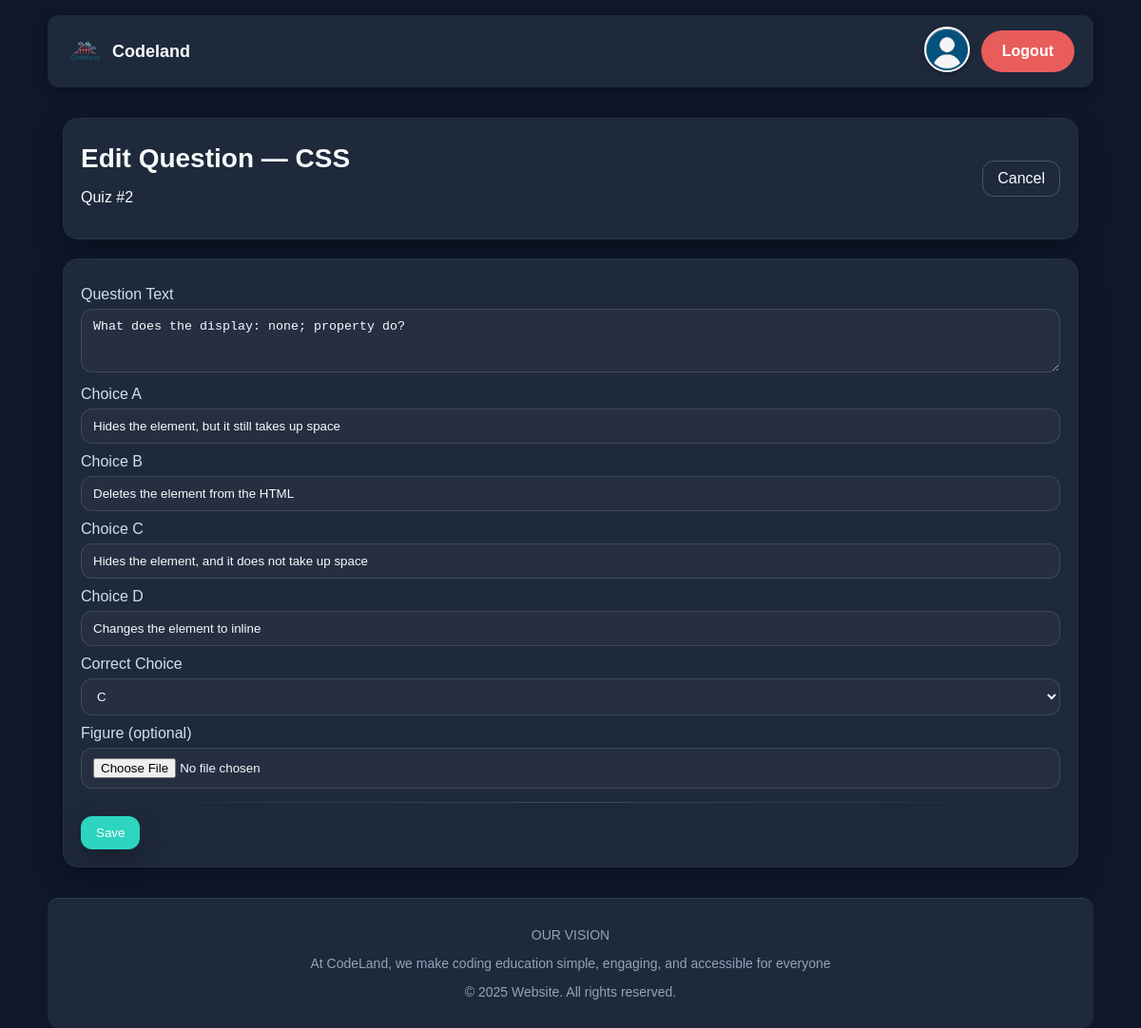
The page /edit-question.php?questionID=9&quizID=2 (signed in) on the database its author committed.
### tables this page shows
CREATE TABLE `quizquestion` (
  `id` int(11) NOT NULL,
  `quizID` int(11) DEFAULT NULL,
  `question` text,
  `questionFigureFileName` varchar(100) DEFAULT NULL,
  `answerA` text,
  `answerB` text,
  `answerC` text,
  `answerD` text,
  `correctAnswer` enum('A','B','C','D') NOT NULL
);

CREATE TABLE `topic` (
  `id` int(11) NOT NULL,
  `topicName` varchar(100) DEFAULT NULL
);

### edit-question.php (the view, shortened to what this page needs)
<?php
require_once 'db_config.php';
$conn->set_charset('utf8mb4'); function h($v){ return htmlspecialchars((string)$v,ENT_QUOTES,'UTF-8'); }
$educatorId=(int)$_SESSION['user_id'];
$questionID=filter_input(INPUT_GET,'questionID',FILTER_VALIDATE_INT);
$quizID=filter_input(INPUT_GET,'quizID',FILTER_VALIDATE_INT);
$sql="SELECT qq.*, q.educatorID, t.topicName FROM quizquestion qq
      JOIN quiz q ON q.id=qq.quizID
      JOIN topic t ON t.id=q.topicID
      WHERE qq.id=? AND qq.quizID=? AND q.educatorID=?";
$st=$conn->prepare($sql); $st->bind_param("iii",$questionID,$quizID,$educatorId);
$st->execute(); $row=$st->get_result()->fetch_assoc(); $st->close();
$pf=$_SESSION['photoFileName']??''; $avatar='images/educatorUser.jpeg';
foreach(['uploads/users/','uploads/'] as $root){ $abs=__DIR__.'/'.$root.$pf; if($pf && is_file($abs)){ $avatar=$root.$pf.'?v='.@filemtime($abs); break; } }
$selIndex=array_search($row['correctAnswer'],['A','B','C','D'],true); if($selIndex===false)$selIndex=0;
?>
<!doctype html>
<html lang="en">
<head><meta charset="utf-8"><meta name="viewport" content="width=device-width, initial-scale=1"><title>Codeland • Edit Question</title>
<link rel="stylesheet" href="styleDeema.css"><link rel="stylesheet" href="HF.css"></head>
<body>
<header class="cl-header">
  <div class="brand"><img src="images/logo.png" alt=""><span>Codeland</span></div>
  <div class="actions">
    <a href="educator_homepage.php"><img src="<?=h($avatar)?>" class="avatar" alt=""></a>
    <a href="logout.php" class="logout-btn">Logout</a>
  </div>
</header>
<div class="container">
  <section class="card page-header" style="display:flex;justify-content:space-between;align-items:center;">
    <div><h1>Edit Question — <?=h($row['topicName'])?></h1><p class="muted">Quiz #<?= (int)$quizID ?></p></div>
    <a class="btn-outline" href="quiz.php?quizID=<?= (int)$quizID ?>">Cancel</a>
  </section>
  <section class="card">
    <form method="post" enctype="multipart/form-data">
      <label>Question Text</label><textarea name="text" rows="3" class="input" required><?=h($row['question'])?></textarea>
      <label>Choice A</label><input name="c0" class="input" required value="<?=h($row['answerA'])?>">
      <label>Choice B</label><input name="c1" class="input" required value="<?=h($row['answerB'])?>">
      <label>Choice C</label><input name="c2" class="input" required value="<?=h($row['answerC'])?>">
      <label>Choice D</label><input name="c3" class="input" required value="<?=h($row['answerD'])?>">
      <label>Correct Choice</label>
      <select name="correctIndex" class="input" required>
        <?php $labels=['A','B','C','D']; for($i=0;$i<4;$i++): ?>
          <option value="<?=$i?>" <?=$selIndex===$i?'selected':''?>><?=$labels[$i]?></option>
        <?php endfor; ?>
      </select>
      <label>Figure (optional)</label>
      <input type="file" name="figure" accept="image/*" class="input">
      <hr class="sep"><div class="flex"><button class="btn">Save</button><span class="helper"></span></div>
    </form>
  </section>
</div>
<footer class="cl-footer"><p>OUR VISION</p><p>At CodeLand, we make coding education simple, engaging, and accessible for everyone</p><p>© 2025 Website. All rights reserved.</p></footer>
</body>
</html>

### styleDeema.css (style rules this page uses)
:root { --bg:#0f1a2a; --card:#142235; --text:#eaf2f7; --muted:#9fb7c9; --accent:#e85c5b; --accent-2:#2aa6a0; --danger:#ef4444; --radius:16px; --shadow:0 10px 30px rgba(0,0,0,.25); --font:'Inter',system-ui,-apple-system,Segoe UI,Roboto,Helvetica,Arial,sans-serif; }
* { box-sizing:border-box }
html,body { height:100% }
body { margin:0; background: radial-gradient(900px 560px at -10% -10%, rgba(232,92,91,.12), transparent 60%), radial-gradient(700px 520px at 110% 10%, rgba(42,166,160,.12), transparent 60%), var(--bg); color:var(--text); font-family:var(--font); }
.container { max-width:1100px; margin:32px auto; padding:0 16px; }
.page-header { display:flex; align-items:center; justify-content:space-between; gap:12px; margin-bottom:16px; }
.brand { display:flex; align-items:center; gap:10px; font-weight:800; font-size:18px; }
a { color:var(--accent); text-decoration:none }
.btn { display:inline-block; padding:10px 16px; background:var(--accent); color:#fff; border:0; border-radius:12px; box-shadow:var(--shadow); cursor:pointer }
.btn-outline { padding:9px 15px; border:1px solid rgba(255,255,255,.2); border-radius:12px; color:var(--text) }
.card { background:var(--card); border:1px solid rgba(104, 183, 220, 0.06); padding:18px; border-radius:var(--radius); box-shadow:var(--shadow); margin-bottom:20px }
h1,h2 { margin:8px 0 14px }
h1 { font-size:28px }
.flex { display:flex; align-items:center; gap:12px }
.avatar { width:40px; height:40px; border-radius:999px; object-fit:cover; border:1px solid rgba(255,255,255,.15) }
.input,select,textarea { width:100%; padding:10px 12px; border-radius:12px; border:1px solid rgba(255,255,255,.12); background:rgba(255,255,255,.03); color:var(--text) }
label { display:block; margin:10px 0 6px; color:#cfe0eb }
hr.sep { border:0; height:1px; background:linear-gradient(90deg,transparent,rgba(255,255,255,.15),transparent); margin:14px 0 }

### HF.css (style rules this page uses)
:root { --brand:#60a5fa; --brand-hover:#3b82f6; --accent:#2dd4bf; --bg:#0f172a; --text:#f8fafc; --muted:#94a3b8; --card:#1e293b; --border:#334155; }
body { background: var(--bg); color: var(--text); font-family: Arial, sans-serif; margin: 0; padding: 0; }
.cl-header { max-width: 1100px; margin: 16px auto; padding: 12px 20px; border-radius: 12px; background: var(--card); display: flex; align-items: center; justify-content: space-between; gap: 16px; box-shadow: 0 4px 14px rgba(0,0,0,0.3); }
.cl-header .brand { display: flex; align-items: center; gap: 8px; font-weight: 700; color: var(--text); font-size: 18px; text-decoration: none; }
.cl-header .brand img { width: 40px; height: 40px; object-fit: contain; }
.cl-header .actions { display: flex; align-items: center; gap: 12px; margin-left: auto; }
.logout-btn { display:inline-flex;align-items:center;justify-content:center; min-height:36px; padding:8px 18px; border-radius:20px;border:0; background:#e85c5b;color:#fff; font-weight:600;font-size:14px;line-height:1; text-decoration:none;transition:background .3s; }
.cl-header .avatar { width: 48px; height: 48px; border-radius: 50%; object-fit: cover; border: 2px solid #fff; box-shadow: 0 2px 6px rgba(0,0,0,0.3); transition: transform 0.3s ease; }
.cl-footer { max-width: 1100px; margin: 30px auto 10px; padding: 16px 20px; text-align: center; border-top: 1px solid var(--border); font-size: 14px; color: var(--muted); background: var(--card); border-radius: 12px; }
.logout-btn { display:inline-flex;align-items:center;justify-content:center; min-height:44px; padding:10px 22px; border-radius:28px;border:0; background:#e85c5b;color:#fff; font-weight:600;font-size:16px;line-height:1; text-decoration:none;transition:background .3s; }

### rows shown on the page
quizquestion: topic.topicName "CSS", text "What does the display: none; property do?", c0 "Hides the element, but it still takes up space", c1 "Deletes the element from the HTML", c2 "Hides the element, and it does not take up space", c3 "Changes the element to inline", correctIndex "C"

### other values the page prints
$quizID "2"
